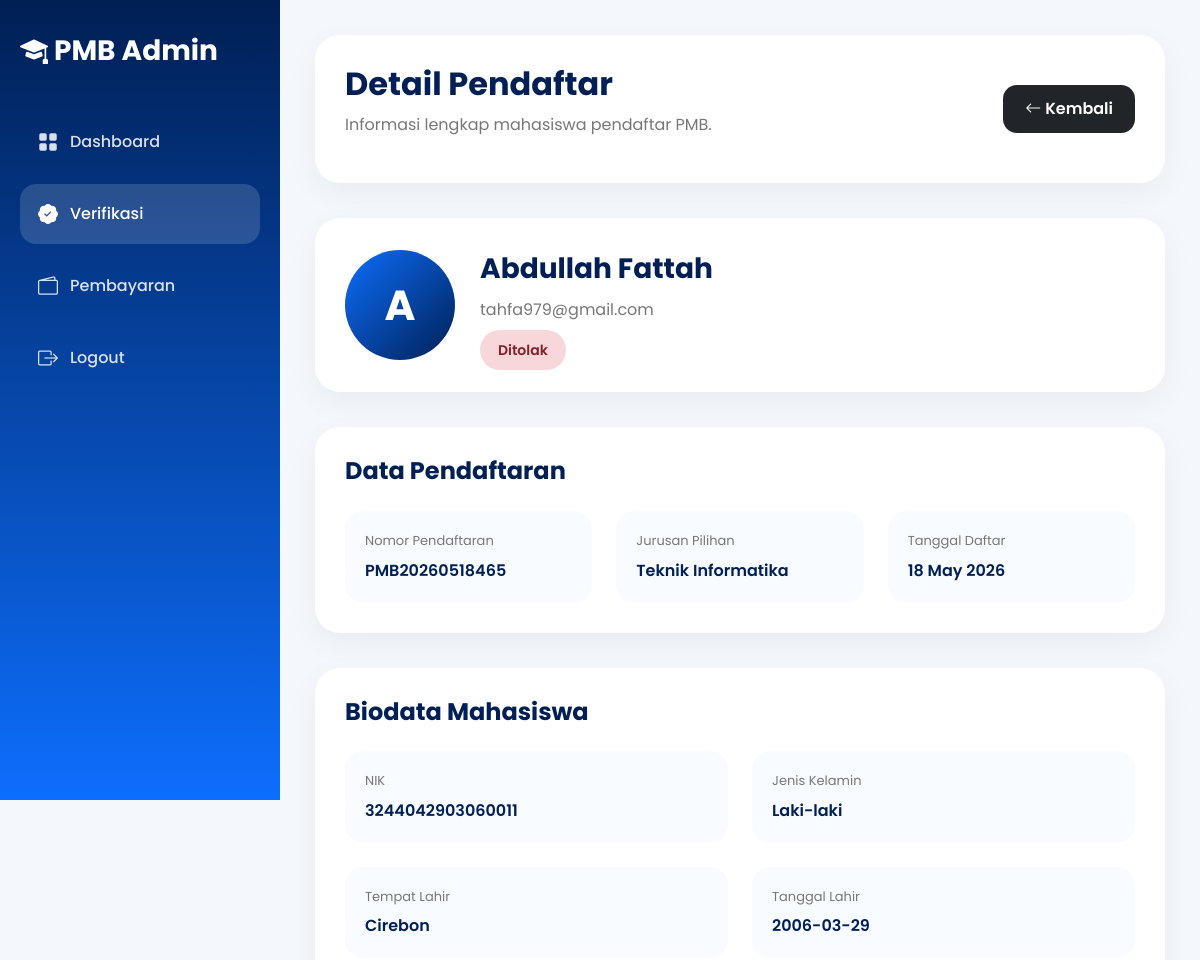
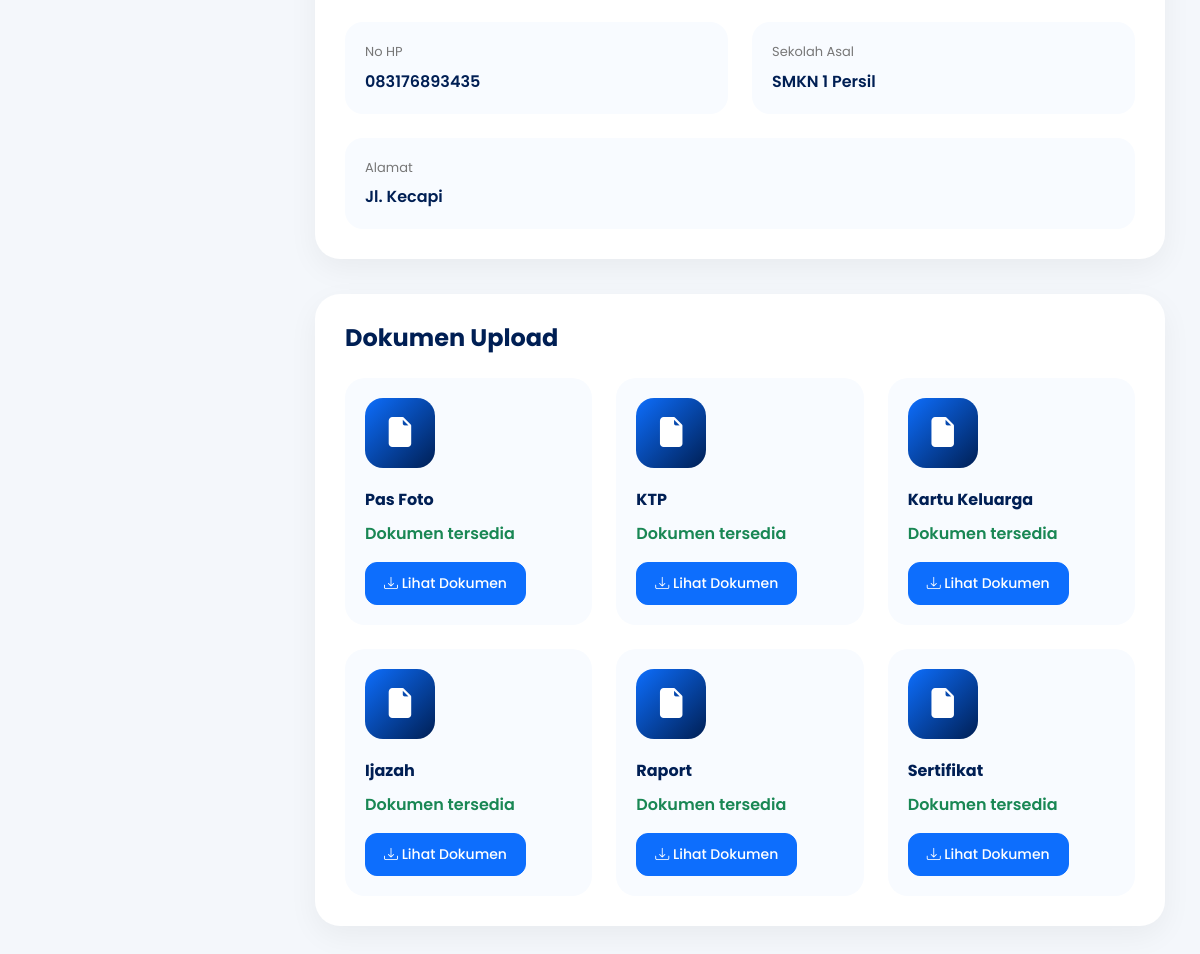
Screenshot of /admin/detail_pendaftar.php?id=8 (signed in) with the database file from the repository (2 pictures, top to bottom).
### tables this page shows
CREATE TABLE `pendaftaran` (
  `id_pendaftaran` int(11) NOT NULL,
  `id_user` int(11) NOT NULL,
  `nomor_pendaftaran` varchar(30) DEFAULT NULL,
  `nik` varchar(20) DEFAULT NULL,
  `nisn` varchar(20) DEFAULT NULL,
  `tempat_lahir` varchar(100) DEFAULT NULL,
  `tanggal_lahir` date DEFAULT NULL,
  `jenis_kelamin` enum('L','P') DEFAULT NULL,
  `alamat` text DEFAULT NULL,
  `agama` varchar(30) DEFAULT NULL,
  `asal_sekolah` varchar(100) DEFAULT NULL,
  `tahun_lulus` year(4) DEFAULT NULL,
  `nama_ayah` varchar(100) DEFAULT NULL,
  `nama_ibu` varchar(100) DEFAULT NULL,
  `no_hp_ortu` varchar(20) DEFAULT NULL,
  `jurusan_pilihan` varchar(100) DEFAULT NULL,
  `status_pendaftaran` enum('draft','submitted','seleksi','lulus','tidak_lulus','daftar_ulang','selesai') DEFAULT 'draft',
  `tanggal_daftar` timestamp NOT NULL DEFAULT current_timestamp()
);

CREATE TABLE `users` (
  `id_user` int(11) NOT NULL,
  `nama_lengkap` varchar(100) NOT NULL,
  `email` varchar(100) NOT NULL,
  `no_hp` varchar(20) DEFAULT NULL,
  `password` varchar(255) NOT NULL,
  `role` enum('admin','mahasiswa') DEFAULT 'mahasiswa',
  `created_at` timestamp NOT NULL DEFAULT current_timestamp()
);

### admin/detail_pendaftar.php (the view, shortened to what this page needs)
<?php
include '../config/koneksi.php';
$id = $_GET['id'];
$query = mysqli_query($conn, "
SELECT
    users.*,
    pendaftaran.*,
    dokumen.*
FROM pendaftaran
JOIN users
ON pendaftaran.id_user = users.id_user
LEFT JOIN dokumen
ON pendaftaran.id_pendaftaran = dokumen.id_pendaftaran
WHERE pendaftaran.id_pendaftaran='$id'
");
$data = mysqli_fetch_assoc($query);
$status = $data['status_pendaftaran'];
?>
<!DOCTYPE html>
<html lang="id">
<head>
    <link href="https://cdn.jsdelivr.net/npm/bootstrap@5.3.3/dist/css/bootstrap.min.css" rel="stylesheet">
    <link rel="stylesheet" href="https://cdn.jsdelivr.net/npm/bootstrap-icons@1.11.3/font/bootstrap-icons.min.css">
</head>
<body>
    <div class="sidebar">
        <div class="brand">
            <i class="bi bi-mortarboard-fill"></i>
            PMB Admin
        </div>
        <a href="dashboard.php" class="menu-link">
            <i class="bi bi-grid-fill"></i>
            Dashboard
        </a>
        <a href="verifikasi.php" class="menu-link active">
            <i class="bi bi-patch-check-fill"></i>
            Verifikasi
        </a>
        <a href="pembayaran.php" class="menu-link">
            <i class="bi bi-wallet2"></i>
            Pembayaran
        </a>
        <a href="logout.php" class="menu-link">
            <i class="bi bi-box-arrow-right"></i>
            Logout
        </a>
    </div>
    <div class="main-content">
        <div class="topbar">
            <div class="d-flex justify-content-between align-items-center flex-wrap">
                <div>
                    <h1 class="page-title">
                        Detail Pendaftar
                    </h1>
                    <p class="page-subtitle">
                        Informasi lengkap mahasiswa pendaftar PMB.
                    </p>
                </div>
                <a href="verifikasi.php"
                    class="btn btn-dark btn-custom mt-3 mt-lg-0">
                    <i class="bi bi-arrow-left"></i>
                    Kembali
                </a>
            </div>
        </div>
        <div class="detail-card">
            <div class="profile-wrapper">
                <div class="profile-avatar">
                    <?php echo strtoupper(substr($data['nama_lengkap'], 0, 1)); ?>
                </div>
                <div>
                    <div class="profile-name">
                        <?php echo $data['nama_lengkap']; ?>
                    </div>
                    <div class="profile-email">
                        <?php echo $data['email']; ?>
                    </div>
                    <div class="mt-3">
                        <?php if ($status == 'draft') : ?>
                            <span class="badge-status badge-draft">
                                Draft
                            </span>
                        <?php elseif ($status == 'submitted') : ?>
                            <span class="badge-status badge-submitted">
                                Submitted
                            </span>
                        <?php elseif ($status == 'lulus') : ?>
                            <span class="badge-status badge-lulus">
                                Lulus
                            </span>
                        <?php elseif ($status == 'tidak_lulus') : ?>
                            <span class="badge-status badge-ditolak">
                                Ditolak
                            </span>
                        <?php elseif ($status == 'seleksi') : ?>
                            <span class="badge-status badge-submitted">
                                Seleksi
                            </span>
                        <?php else : ?>
                            <span class="badge-status badge-draft">
                                Belum Diproses
                            </span>
                        <?php endif; ?>
                    </div>
                </div>
            </div>
        </div>
        <div class="detail-card">
            <h3 class="section-title">
                Data Pendaftaran
            </h3>
            <div class="row g-4">
                <div class="col-lg-4">
                    <div class="info-box">
                        <div class="info-label">Nomor Pendaftaran</div>
                        <div class="info-value">
                            <?php echo $data['nomor_pendaftaran']; ?>
                        </div>
                    </div>
                </div>
                <div class="col-lg-4">
                    <div class="info-box">
                        <div class="info-label">Jurusan Pilihan</div>
                        <div class="info-value">
                            <?php echo $data['jurusan_pilihan']; ?>
                        </div>
                    </div>
                </div>
                <div class="col-lg-4">
                    <div class="info-box">
                        <div class="info-label">Tanggal Daftar</div>
                        <div class="info-value">
                            <?php
                            echo date(
                                'd M Y',
                                strtotime($data['tanggal_daftar'])
                            );
                            ?>
                        </div>
                    </div>
                </div>
            </div>
        </div>
        <div class="detail-card">
            <h3 class="section-title">
                Biodata Mahasiswa
            </h3>
            <div class="row g-4">
                <div class="col-lg-6">
                    <div class="info-box">
                        <div class="info-label">NIK</div>
                        <div class="info-value">
                            <?php echo $data['nik'] ?? '-'; ?>
                        </div>
                    </div>
                </div>
                <div class="col-lg-6">
                    <div class="info-box">
                        <div class="info-label">Jenis Kelamin</div>
                        <div class="info-value">
                            <?php
                            if ($data['jenis_kelamin'] == 'L') {
                                echo 'Laki-laki';
                            } elseif ($data['jenis_kelamin'] == 'P') {
                                echo 'Perempuan';
                            } else {
                                echo '-';
                            }
                            ?>
                        </div>
                    </div>
                </div>
                <div class="col-lg-6">
                    <div class="info-box">
                        <div class="info-label">Tempat Lahir</div>
                        <div class="info-value">
                            <?php echo $data['tempat_lahir'] ?? '-'; ?>
                        </div>
                    </div>
                </div>
                <div class="col-lg-6">
                    <div class="info-box">
                        <div class="info-label">Tanggal Lahir</div>
                        <div class="info-value">
                            <?php echo $data['tanggal_lahir'] ?? '-'; ?>
                        </div>
                    </div>
                </div>
                <div class="col-lg-6">
                    <div class="info-box">
                        <div class="info-label">No HP</div>
                        <div class="info-value">
                            <?php echo $data['no_hp'] ?? '-'; ?>
                        </div>
                    </div>
                </div>
                <div class="col-lg-6">
                    <div class="info-box">
                        <div class="info-label">Sekolah Asal</div>
                        <div class="info-value">
                            <?php echo $data['asal_sekolah'] ?? '-'; ?>
                        </div>
                    </div>
                </div>
                <div class="col-lg-12">
                    <div class="info-box">
                        <div class="info-label">Alamat</div>
                        <div class="info-value">
                            <?php echo $data['alamat'] ?? '-'; ?>
                        </div>
                    </div>
                </div>
            </div>
        </div>
        <div class="detail-card">
            <h3 class="section-title">
                Dokumen Upload
            </h3>
            <div class="row g-4">
                <?php
                $dokumenList = [
                    'foto' => 'Pas Foto',
                    'ktp' => 'KTP',
                    'kartu_keluarga' => 'Kartu Keluarga',
                    'ijazah' => 'Ijazah',
                    'raport' => 'Raport',
                    'sertifikat' => 'Sertifikat'
                ];
                foreach ($dokumenList as $field => $label):
                ?>
                    <div class="col-lg-4 col-md-6">
                        <div class="doc-card">
                            <div class="doc-icon">
                                <i class="bi bi-file-earmark-fill"></i>
                            </div>
                            <div class="doc-title">
                                <?php echo $label; ?>
                            </div>
                            <?php if (!empty($data[$field])) : ?>
                                <p class="text-success fw-semibold">
                                    Dokumen tersedia
                                </p>
                                <a href="../uploads/<?php echo $data[$field]; ?>"
                                    target="_blank"
                                    class="btn btn-primary btn-download">
                                    <i class="bi bi-download"></i>
                                    Lihat Dokumen
                                </a>
                            <?php else : ?>
                                <p class="text-danger fw-semibold">
                                    Belum upload
                                </p>
                            <?php endif; ?>
                        </div>
                    </div>
                <?php endforeach; ?>
            </div>
        </div>
    </div>
</body>
</html>

### admin/detail_pendaftar.php (style rules this page uses)
* { font-family: 'Poppins', sans-serif; }
body { background: #f4f7fb; overflow-x: hidden; }
.sidebar { width: 280px; height: 100vh; position: fixed; left: 0; top: 0; background: linear-gradient(180deg, #001f54, #0d6efd); padding: 30px 20px; color: white; z-index: 999; }
.brand { font-size: 28px; font-weight: 700; margin-bottom: 40px; }
.menu-link { display: flex; align-items: center; padding: 15px 18px; border-radius: 16px; color: rgba(255, 255, 255, .85); text-decoration: none; margin-bottom: 12px; transition: .3s; font-weight: 500; }
.menu-link:hover, .menu-link.active { background: rgba(255, 255, 255, .15); color: white; }
.menu-link i { margin-right: 12px; font-size: 20px; }
.main-content { margin-left: 280px; padding: 35px; }
.topbar { background: white; border-radius: 25px; padding: 30px; box-shadow: 0 10px 30px rgba(0, 0, 0, .05); margin-bottom: 35px; }
.page-title { font-size: 32px; font-weight: 700; color: #001f54; }
.page-subtitle { color: #777; margin-top: 10px; }
.detail-card { background: white; border-radius: 25px; padding: 30px; box-shadow: 0 10px 30px rgba(0, 0, 0, .05); margin-bottom: 35px; }
.section-title { font-size: 24px; font-weight: 700; color: #001f54; margin-bottom: 25px; }
.profile-wrapper { display: flex; align-items: center; gap: 25px; flex-wrap: wrap; }
.profile-avatar { width: 110px; height: 110px; border-radius: 50%; background: linear-gradient(135deg, #0d6efd, #001f54); display: flex; align-items: center; justify-content: center; color: white; font-size: 42px; font-weight: 700; }
.profile-name { font-size: 28px; font-weight: 700; color: #001f54; }
.profile-email { color: #777; margin-top: 8px; }
.info-box { background: #f8fbff; border-radius: 18px; padding: 20px; height: 100%; }
.info-label { font-size: 13px; color: #777; margin-bottom: 8px; }
.info-value { font-weight: 600; color: #001f54; word-break: break-word; }
.badge-status { padding: 10px 18px; border-radius: 50px; font-size: 14px; font-weight: 600; }
.badge-ditolak { background: #f8d7da; color: #842029; }
.doc-card { background: #f8fbff; border-radius: 20px; padding: 20px; transition: .3s; height: 100%; }
.doc-icon { width: 70px; height: 70px; border-radius: 18px; background: linear-gradient(135deg, #0d6efd, #001f54); display: flex; align-items: center; justify-content: center; color: white; font-size: 30px; margin-bottom: 20px; }
.doc-title { font-weight: 700; margin-bottom: 10px; color: #001f54; }
.btn-custom { border-radius: 14px; padding: 12px 22px; font-weight: 600; border: none; }
.btn-download { border-radius: 12px; padding: 10px 18px; font-size: 14px; font-weight: 500; }

### rows the page displays
pendaftaran: id_user.nama_lengkap "A", id_user.nama_lengkap "Abdullah Fattah", id_user.email "tahfa979@gmail.com", nomor_pendaftaran "PMB20260518465", jurusan_pilihan "Teknik Informatika", tanggal_daftar "18 May 2026", nik "3244042903060011", tempat_lahir "Cirebon", tanggal_lahir "2006-03-29", id_user.no_hp "083176893435", asal_sekolah "SMKN 1 Persil", alamat "Jl. Kecapi"

### other values shown
$label "Pas Foto"
$label "KTP"
$label "Kartu Keluarga"
$label "Ijazah"
$label "Raport"
$label "Sertifikat"
